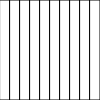
Frame 1 (no input)
Frame 60 (no input): identical to frame 1, image omitted
Frame 120 (the mouse pressed at the canvas centre since frame 60): identical to frame 1, image omitted

The p5.js sketch that drew this single still picture (run headless with seeded random() and noise() and a simulated clock; from frame 60 on, the mouse is pressed at the canvas centre):

// p5.js sketch
// ── sketch.js
function setup() {
  createCanvas(100, 100);
  background(220);
}
function draw(){
  let w=width/10;
  for(let i=0;i<10;i++){
    
    fill("white")
    rect(i*w,0,w,height)  
    
  }
} 
